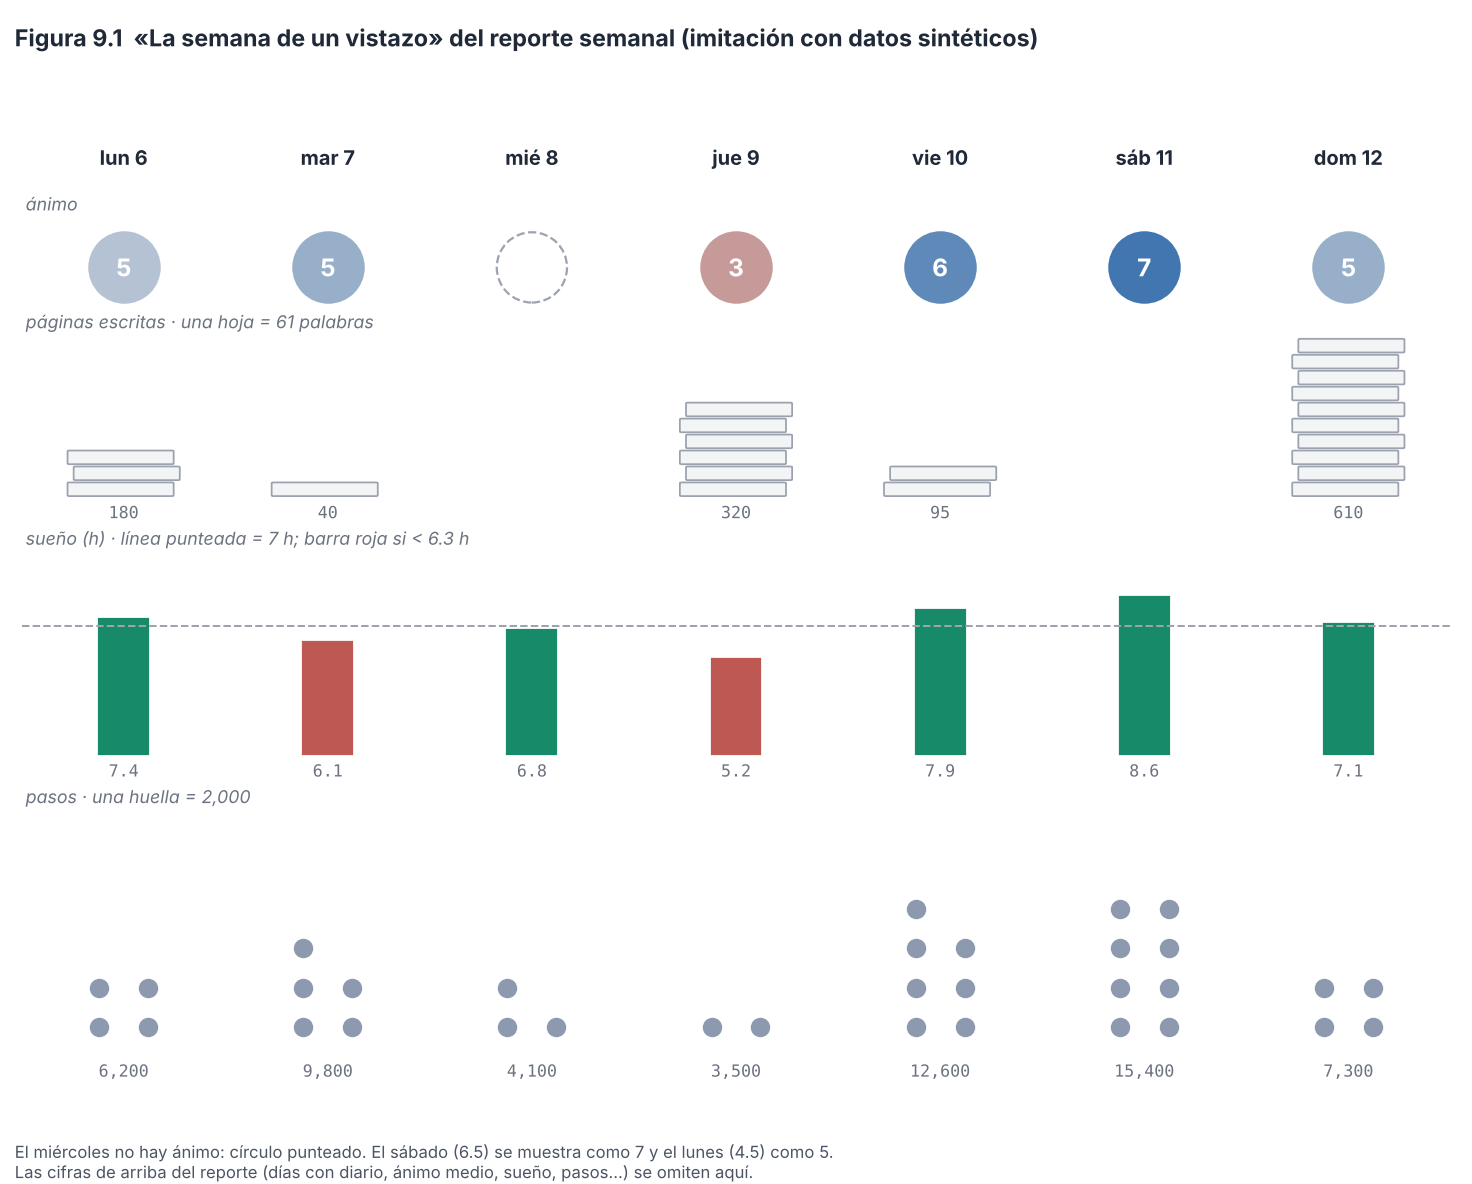

The script that saved this image:
"""Figura 9.1 - Imitación SIMPLIFICADA de «La semana de un vistazo» del reporte semanal (Reportes.semanaVisual), con datos
SINTÉTICOS y las reglas de dibujo del código: medalla del color del ánimo con el número redondeado, hojas de diario
(una hoja = max(10, ⌈máx/10⌉) palabras, tope 10), barras de sueño de 0 a 10 h con línea a 7 h y en rojo bajo 6.3 h,
huellas de pasos (una cada 2,000, tope 10). Uso: python fig23_reporte_semanal.py [salida.png]"""
import sys, math
import matplotlib
matplotlib.use("Agg")
import matplotlib.pyplot as plt
import estilo  # paleta y tipografía comunes (módulo 12)
from matplotlib.colors import to_rgb
from matplotlib.patches import Circle, FancyBboxPatch, Rectangle

DIAS = ["lun 6", "mar 7", "mié 8", "jue 9", "vie 10", "sáb 11", "dom 12"]
animo = [4.5, 5, None, 3, 6, 6.5, 5]          # diario o, si falta, promedio de los registros de ánimo (Periodo.valDe)
palabras = [180, 40, 0, 320, 95, 0, 610]
sueno = [7.4, 6.1, 6.8, 5.2, 7.9, 8.6, 7.1]
pasos = [6200, 9800, 4100, 3500, 12600, 15400, 7300]
ERROR, LINEA, PRIM = estilo.ROJO, estilo.GRIS_CLARO, estilo.AZUL

def mezcla(a, b, t): a, b = to_rgb(a), to_rgb(b); return tuple(x + (y - x) * t for x, y in zip(a, b))
def color_animo(v):
    """Lienzo.colorAnimo: del color de alerta, pasando por la línea, al color del tema."""
    t = (v - 1) / 6
    return mezcla(ERROR, LINEA, t * 2) if t < .5 else mezcla(LINEA, PRIM, (t - .5) * 2)

fig, ax = plt.subplots(figsize=(9.2, 7.4), dpi=160)
ax.set_xlim(0, 7); ax.set_ylim(-11.6, 1.2); ax.axis("off")
for i, d in enumerate(DIAS): ax.text(i + .5, .75, d, ha="center", fontsize=9, weight="bold", color=estilo.TINTA)

def rotulo(y, t): ax.text(0.02, y, t, fontsize=8, color=estilo.GRIS, style="italic")
rotulo(.15, "ánimo")
for i, v in enumerate(animo):
    if v is None: ax.scatter([i + .5], [-.6], s=1000, facecolor="none", edgecolor=estilo.GRIS_MEDIO, linestyle="--")
    else:
        ax.scatter([i + .5], [-.6], s=1000, color=[color_animo(v)])
        n = int(math.floor(v + .5))                      # String.format("%.0f") redondea la mitad hacia arriba
        ax.text(i + .5, -.6, f"{n}", ha="center", va="center", fontsize=11, color="white", weight="bold")

maxp = max(palabras); por_hoja = max(10, -(-maxp // 10))
rotulo(-1.4, f"páginas escritas · una hoja = {por_hoja} palabras")
base = -3.6
for i, p in enumerate(palabras):
    hojas = 0 if p == 0 else min(10, max(1, -(-p // por_hoja)))
    for k in range(hojas):
        dx = -.015 if k % 2 == 0 else .015
        ax.add_patch(FancyBboxPatch((i + .25 + dx, base + k * .21), .5, .16, boxstyle="round,pad=0.01", fc="#f3f4f6", ec=estilo.GRIS_MEDIO, lw=.8))
    if p: ax.text(i + .5, base - .3, f"{p}", ha="center", fontsize=7.5, color=estilo.GRIS, family="monospace")

rotulo(-4.25, "sueño (h) · línea punteada = 7 h; barra roja si < 6.3 h")
b0, alto = -7.0, 2.4
ax.plot([0, 7], [b0 + alto * .7, b0 + alto * .7], ls="--", color=estilo.GRIS_MEDIO, lw=.9)
for i, s in enumerate(sueno):
    h = min(max(s, 0), 10) / 10 * alto
    ax.add_patch(Rectangle((i + .38, b0), .24, h, color=mezcla(ERROR, LINEA, .3) if s < 6.3 else estilo.VERDE))
    ax.text(i + .5, b0 - .3, f"{s:.1f}", ha="center", fontsize=7.5, color=estilo.GRIS, family="monospace")

rotulo(-7.65, "pasos · una huella = 2,000")
for i, p in enumerate(pasos):
    k = min(10, -(-p // 2000))
    for j in range(k):
        fila, col = divmod(j, 2)
        ax.scatter([i + .38 + col * .24], [-10.6 + fila * .52], s=60, color="#8d99ae")
    ax.text(i + .5, -11.25, f"{p:,}", ha="center", fontsize=7.5, color=estilo.GRIS, family="monospace")

fig.suptitle("Figura 9.1  «La semana de un vistazo» del reporte semanal (imitación con datos sintéticos)", x=.01, ha="left",
             fontsize=10.5, weight="bold", color=estilo.TINTA)
fig.text(.01, .005, "El miércoles no hay ánimo: círculo punteado. El sábado (6.5) se muestra como 7 y el lunes (4.5) como 5.\nLas cifras de arriba del reporte (días con diario, ánimo medio, sueño, pasos…) se omiten aquí.",
         fontsize=7.5, color=estilo.TINTA_2)
fig.tight_layout(rect=(0, .05, 1, .95))
fig.savefig(sys.argv[1] if len(sys.argv) > 1 else "fig23_reporte_semanal.png")
